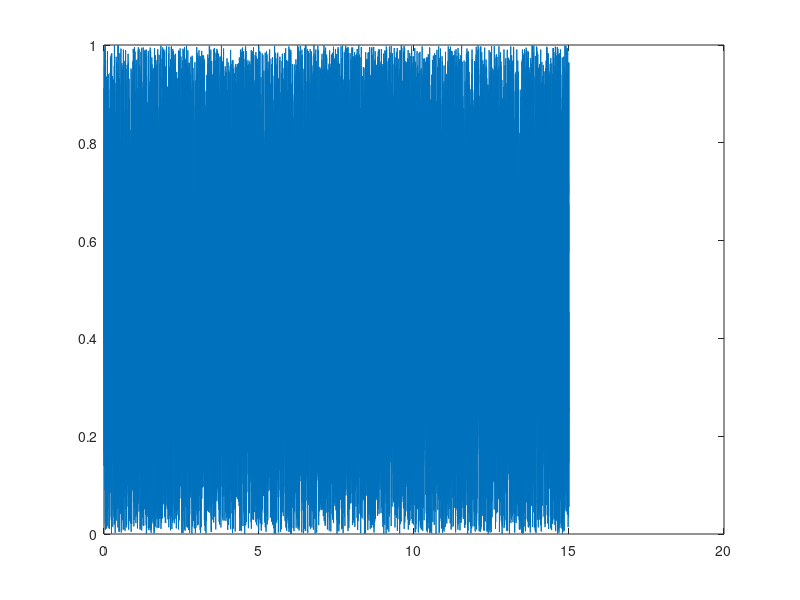

The MATLAB script that drew this image:
% generate acceleration values with a maximum value of 16G 
% as configured in the flight software MPU6050

Fs = 1000; % sampling frequency
Ts = 1/Fs; 

flight_time = 15; % 15 seconds 
no_samples = Fs * flight_time;

noise = rand(1, no_samples+1);

% prepare the time vector
t = 0:Ts:flight_time;
t = t(:);

plot(t, noise);
